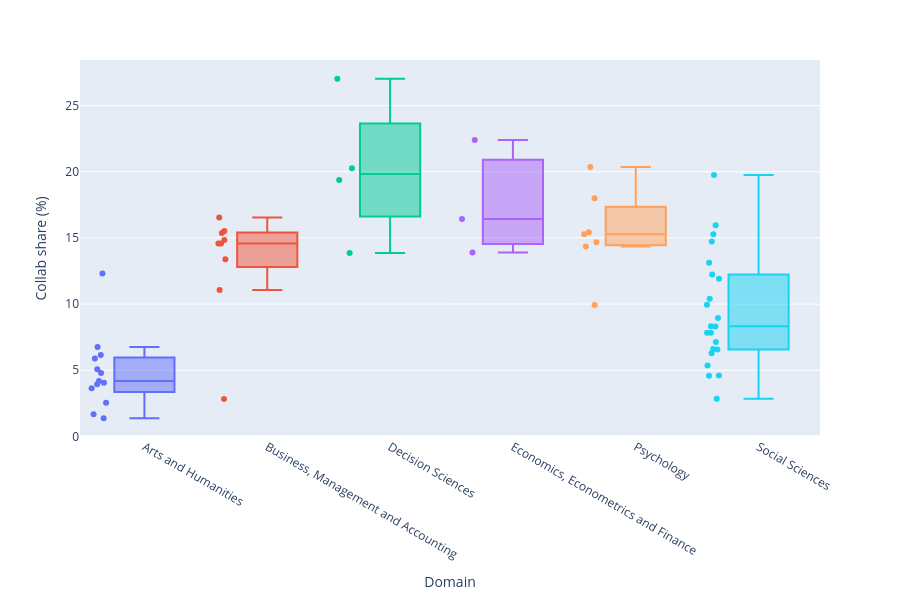

Notebook source saved alongside this figure:
### Code cell
year = 2023
domain_name = "Social Sciences"

fig = px.box(
    df_global_topics.query("year == @year").query(f"domain_name == @domain_name"),
    x="field_name",           # each domain = one box
    y="counts_collab_pct",       # values to summarize
    points="all",              # optional: show all points
    color="field_name",       # color boxes by domain
    height=600,
    # title=f"Distribution of counts_loss_pct by field in {year} in {domain_name}",
    hover_data=["field_name", "counts_collab_pct", "subfield_name"],
)

fig.update_layout(
    yaxis_title="Collab share (%)",
    xaxis_title="Domain",
    showlegend=False
)

fig.show()
# fig.write_image("../images/global_collaboration_losses_social_by_field_2023.png",
#                 width=1200, height=600, scale=2)

### Figure 1 — Plotly figure (JSON) as saved in the notebook; plotly's stock layout.template omitted (floating-point values rounded to 4 significant figures)
{"data": [{"alignmentgroup": "True", "boxpoints": "all", "customdata": [["General Arts and Humanities"], ["History"], ["Language and Linguistics"], ["Archeology"], ["Classics"], ["Conservation"], ["History and Philosophy of Science"], ["Literature and Literary Theory"], ["Museology"], ["Music"], ["Philosophy"], ["Religious studies"], ["Visual Arts and Performing Arts"]], "hovertemplate": "field_name=%{x}<br>counts_collab_pct=%{y}<br>subfield_name=%{customdata[0]}<extra></extra>", "legendgroup": "Arts and Humanities", "marker": {"color": "#636efa"}, "name": "Arts and Humanities", "notched": false, "offsetgroup": "Arts and Humanities", "orientation": "v", "showlegend": true, "type": "box", "x": ["Arts and Humanities", "Arts and Humanities", "Arts and Humanities", "Arts and Humanities", "Arts and Humanities", "Arts and Humanities", "Arts and Humanities", "Arts and Humanities", "Arts and Humanities", "Arts and Humanities", "Arts and Humanities", "Arts and Humanities", "Arts and Humanities"], "x0": " ", "xaxis": "x", "y": [1.376, 3.631, 6.749, 12.31, 2.538, 6.152, 3.93, 5.07, 4.048, 5.887, 4.188, 1.663, 4.791], "y0": " ", "yaxis": "y"}, {"alignmentgroup": "True", "boxpoints": "all", "customdata": [["Accounting"], ["Business and International Management"], ["Management Information Systems"], ["Management of Technology and Innovation"], ["Marketing"], ["Organizational Behavior and Human Resource Management"], ["Strategy and Management"], ["Tourism, Leisure and Hospitality Management"], ["Industrial relations"]], "hovertemplate": "field_name=%{x}<br>counts_collab_pct=%{y}<br>subfield_name=%{customdata[0]}<extra></extra>", "legendgroup": "Business, Management and Accounting", "marker": {"color": "#EF553B"}, "name": "Business, Management and Accounting", "notched": false, "offsetgroup": "Business, Management and Accounting", "orientation": "v", "showlegend": true, "type": "box", "x": ["Business, Management and Accounting", "Business, Management and Accounting", "Business, Management and Accounting", "Business, Management and Accounting", "Business, Management and Accounting", "Business, Management and Accounting", "Business, Management and Accounting", "Business, Management and Accounting", "Business, Management and Accounting"], "x0": " ", "xaxis": "x", "y": [13.38, 11.06, 15.52, 14.85, 14.57, 16.55, 14.57, 15.37, 2.83], "y0": " ", "yaxis": "y"}, {"alignmentgroup": "True", "boxpoints": "all", "customdata": [["General Decision Sciences"], ["Information Systems and Management"], ["Management Science and Operations Research"], ["Statistics, Probability and Uncertainty"]], "hovertemplate": "field_name=%{x}<br>counts_collab_pct=%{y}<br>subfield_name=%{customdata[0]}<extra></extra>", "legendgroup": "Decision Sciences", "marker": {"color": "#00cc96"}, "name": "Decision Sciences", "notched": false, "offsetgroup": "Decision Sciences", "orientation": "v", "showlegend": true, "type": "box", "x": ["Decision Sciences", "Decision Sciences", "Decision Sciences", "Decision Sciences"], "x0": " ", "xaxis": "x", "y": [27.02, 13.86, 19.38, 20.27], "y0": " ", "yaxis": "y"}, {"alignmentgroup": "True", "boxpoints": "all", "customdata": [["General Economics, Econometrics and Finance"], ["Economics and Econometrics"], ["Finance"]], "hovertemplate": "field_name=%{x}<br>counts_collab_pct=%{y}<br>subfield_name=%{customdata[0]}<extra></extra>", "legendgroup": "Economics, Econometrics and Finance", "marker": {"color": "#ab63fa"}, "name": "Economics, Econometrics and Finance", "notched": false, "offsetgroup": "Economics, Econometrics and Finance", "orientation": "v", "showlegend": true, "type": "box", "x": ["Economics, Econometrics and Finance", "Economics, Econometrics and Finance", "Economics, Econometrics and Finance"], "x0": " ", "xaxis": "x", "y": [13.9, 16.43, 22.4], "y0": " ", "yaxis": "y"}, {"alignmentgroup": "True", "boxpoints": "all", "customdata": [["General Psychology"], ["Applied Psychology"], ["Clinical Psychology"], ["Developmental and Educational Psychology"], ["Experimental and Cognitive Psychology"], ["Neuropsychology and Physiological Psychology"], ["Social Psychology"]], "hovertemplate": "field_name=%{x}<br>counts_collab_pct=%{y}<br>subfield_name=%{customdata[0]}<extra></extra>", "legendgroup": "Psychology", "marker": {"color": "#FFA15A"}, "name": "Psychology", "notched": false, "offsetgroup": "Psychology", "orientation": "v", "showlegend": true, "type": "box", "x": ["Psychology", "Psychology", "Psychology", "Psychology", "Psychology", "Psychology", "Psychology"], "x0": " ", "xaxis": "x", "y": [9.92, 20.36, 15.42, 14.68, 17.99, 14.36, 15.28], "y0": " ", "yaxis": "y"}, {"alignmentgroup": "True", "boxpoints": "all", "customdata": [["General Social Sciences"], ["Archeology"], ["Development"], ["Education"], ["Geography, Planning and Development"], ["Health"], ["Human Factors and Ergonomics"], ["Law"], ["Library and Information Sciences"], ["Linguistics and Language"], ["Safety Research"], ["Sociology and Political Science"], ["Transportation"], ["Anthropology"], ["Communication"], ["Cultural Studies"], ["Demography"], ["Gender Studies"], ["Life-span and Life-course Studies"], ["Political Science and International Relations"], ["Public Administration"], ["Urban Studies"]], "hovertemplate": "field_name=%{x}<br>counts_collab_pct=%{y}<br>subfield_name=%{customdata[0]}<extra></extra>", "legendgroup": "Social Sciences", "marker": {"color": "#19d3f3"}, "name": "Social Sciences", "notched": false, "offsetgroup": "Social Sciences", "orientation": "v", "showlegend": true, "type": "box", "x": ["Social Sciences", "Social Sciences", "Social Sciences", "Social Sciences", "Social Sciences", "Social Sciences", "Social Sciences", "Social Sciences", "Social Sciences", "Social Sciences", "Social Sciences", "Social Sciences", "Social Sciences", "Social Sciences", "Social Sciences", "Social Sciences", "Social Sciences", "Social Sciences", "Social Sciences", "Social Sciences", "Social Sciences", "Social Sciences"], "x0": " ", "xaxis": "x", "y": [7.825, 12.24, 9.938, 6.604, 6.283, 15.28, 2.845, 4.582, 5.347, 8.299, 15.96, 10.39, 19.75, 8.327, 13.13, 4.608, 6.568, 11.92, 8.94, 7.133, 14.73, 7.83], "y0": " ", "yaxis": "y"}], "layout": {"boxmode": "overlay", "height": 600, "legend": {"title": {"text": "field_name"}, "tracegroupgap": 0}, "margin": {"t": 60}, "showlegend": false, "xaxis": {"anchor": "y", "categoryarray": ["Arts and Humanities", "Business, Management and Accounting", "Decision Sciences", "Economics, Econometrics and Finance", "Psychology", "Social Sciences"], "categoryorder": "array", "domain": [0, 1], "title": {"text": "Domain"}}, "yaxis": {"anchor": "x", "domain": [0, 1], "title": {"text": "Collab share (%)"}}}}
